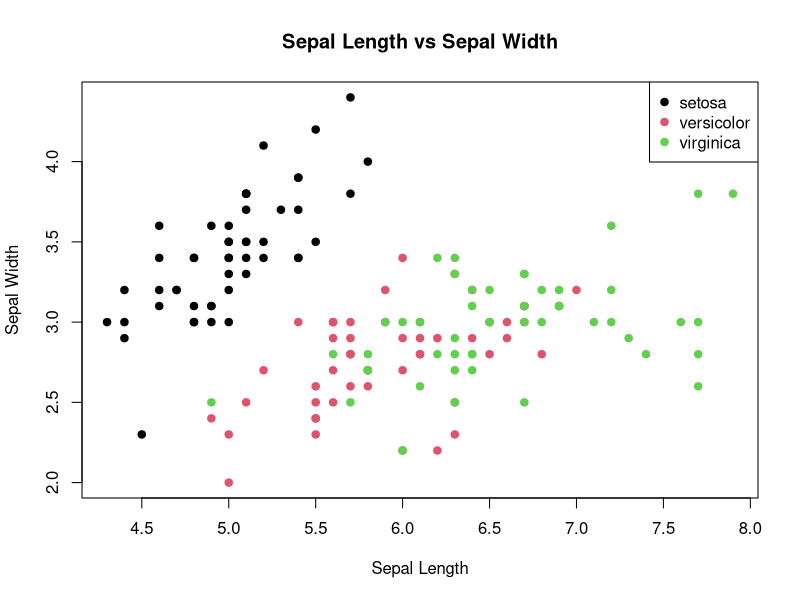

Here is the R script that generated this plot:
library(dplyr)
data(iris)

head(iris)

colnames(iris)
dim(iris)
colSums(is.na(iris))
summary(iris[, 1:4])
sapply(iris[, 1:4], sd)

plot(
  iris$Sepal.Length,
  iris$Sepal.Width,
  col = iris$Species,
  pch = 19,
  xlab = "Sepal Length",
  ylab = "Sepal Width",
  main = "Sepal Length vs Sepal Width"
)
legend("topright", legend = levels(iris$Species), col = 1:3, pch = 19)


filtered_data <- iris %>%
  filter(Sepal.Length > 5.5)


nrow(filtered_data)


iris <- iris %>%
  mutate(Sepal.Area = Sepal.Length * Sepal.Width)


head(iris)



subset1 <- iris %>%
  filter(Sepal.Length > 5.0 & Sepal.Width < 3.0)


nrow(subset1)




subset2 <- iris %>%
  filter(
    (Species == "setosa" | Species == "versicolor") &
      Petal.Length > 2.0
  )


nrow(subset2)

